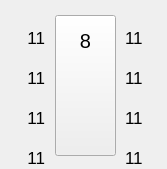
      <widget class="QWidget" name="widget_dispen_8" native="true">
       <property name="geometry">
        <rect>
         <x>171</x>
         <y>180</y>
         <width>167</width>
         <height>169</height>
        </rect>
       </property>
       <property name="minimumSize">
        <size>
         <width>0</width>
         <height>0</height>
        </size>
       </property>
       <property name="font">
        <font>
         <stylestrategy>PreferAntialias</stylestrategy>
        </font>
       </property>
       <widget class="QLabel" name="label_gun_8_4">
        <property name="geometry">
         <rect>
          <x>128</x>
          <y>45</y>
          <width>25</width>
          <height>25</height>
         </rect>
        </property>
        <property name="font">
         <font>
          <stylestrategy>PreferAntialias</stylestrategy>
         </font>
        </property>
        <property name="styleSheet">
         <string notr="true">border-image: url(:/picture/gasgun_green_R.png);</string>
        </property>
        <property name="text">
         <string/>
        </property>
       </widget>
       <widget class="QLabel" name="label_dispen_8">
        <property name="geometry">
         <rect>
          <x>45</x>
          <y>10</y>
          <width>81</width>
          <height>151</height>
         </rect>
        </property>
        <property name="font">
         <font>
          <stylestrategy>PreferAntialias</stylestrategy>
         </font>
        </property>
        <property name="styleSheet">
         <string notr="true">border-image: url(:/picture/jiayouji.png);</string>
        </property>
        <property name="text">
         <string/>
        </property>
       </widget>
       <widget class="QLabel" name="label_gun_8_1">
        <property name="geometry">
         <rect>
          <x>14</x>
          <y>5</y>
          <width>25</width>
          <height>25</height>
         </rect>
        </property>
        <property name="font">
         <font>
          <stylestrategy>PreferAntialias</stylestrategy>
         </font>
        </property>
        <property name="styleSheet">
         <string notr="true">border-image: url(:/picture/gasgun_green_L.png);</string>
        </property>
        <property name="text">
         <string/>
        </property>
       </widget>
       <widget class="QLabel" name="label_gun_8_3">
        <property name="geometry">
         <rect>
          <x>14</x>
          <y>45</y>
          <width>25</width>
          <height>25</height>
         </rect>
        </property>
        <property name="font">
         <font>
          <stylestrategy>PreferAntialias</stylestrategy>
         </font>
        </property>
        <property name="styleSheet">
         <string notr="true">border-image: url(:/picture/gasgun_green_L.png);</string>
        </property>
        <property name="text">
         <string/>
        </property>
       </widget>
       <widget class="QLabel" name="label_gun_8_2">
        <property name="geometry">
         <rect>
          <x>128</x>
          <y>5</y>
          <width>25</width>
          <height>25</height>
         </rect>
        </property>
        <property name="font">
         <font>
          <stylestrategy>PreferAntialias</stylestrategy>
         </font>
        </property>
        <property name="styleSheet">
         <string notr="true">border-image: url(:/picture/gasgun_green_R.png);</string>
        </property>
        <property name="text">
         <string/>
        </property>
       </widget>
       <widget class="QToolButton" name="toolButton_dispen_8">
        <property name="geometry">
         <rect>
          <x>55</x>
          <y>15</y>
          <width>61</width>
          <height>141</height>
         </rect>
        </property>
        <property name="font">
         <font>
          <stylestrategy>PreferAntialias</stylestrategy>
         </font>
        </property>
        <property name="styleSheet">
         <string notr="true">border-image: url(:/picture/touming.png);</string>
        </property>
        <property name="text">
         <string/>
        </property>
       </widget>
       <widget class="QLabel" name="label_gun_8_2u">
        <property name="geometry">
         <rect>
          <x>128</x>
          <y>5</y>
          <width>25</width>
          <height>25</height>
         </rect>
        </property>
        <property name="font">
         <font>
          <stylestrategy>PreferAntialias</stylestrategy>
         </font>
        </property>
        <property name="styleSheet">
         <string notr="true">border-image: url(:/picture/gasgun_blue_R.png);</string>
        </property>
        <property name="text">
         <string/>
        </property>
       </widget>
       <widget class="QLabel" name="label_gun_8_1u">
        <property name="geometry">
         <rect>
          <x>14</x>
          <y>5</y>
          <width>25</width>
          <height>25</height>
         </rect>
        </property>
        <property name="font">
         <font>
          <stylestrategy>PreferAntialias</stylestrategy>
         </font>
        </property>
        <property name="styleSheet">
         <string notr="true">border-image: url(:/picture/gasgun_blue_L.png);</string>
        </property>
        <property name="text">
         <string/>
        </property>
       </widget>
       <widget class="QLabel" name="label_gun_8_4u">
        <property name="geometry">
         <rect>
          <x>128</x>
          <y>45</y>
          <width>25</width>
          <height>25</height>
         </rect>
        </property>
        <property name="font">
         <font>
          <stylestrategy>PreferAntialias</stylestrategy>
         </font>
        </property>
        <property name="styleSheet">
         <string notr="true">border-image: url(:/picture/gasgun_blue_R.png);</string>
        </property>
        <property name="text">
         <string/>
        </property>
       </widget>
       <widget class="QLabel" name="label_gun_8_3u">
        <property name="geometry">
         <rect>
          <x>14</x>
          <y>45</y>
          <width>25</width>
          <height>25</height>
         </rect>
        </property>
        <property name="font">
         <font>
          <stylestrategy>PreferAntialias</stylestrategy>
         </font>
        </property>
        <property name="styleSheet">
         <string notr="true">border-image: url(:/picture/gasgun_blue_L.png);</string>
        </property>
        <property name="text">
         <string/>
        </property>
       </widget>
       <widget class="QLabel" name="label_gun_8_5">
        <property name="geometry">
         <rect>
          <x>14</x>
          <y>85</y>
          <width>25</width>
          <height>25</height>
         </rect>
        </property>
        <property name="font">
         <font>
          <stylestrategy>PreferAntialias</stylestrategy>
         </font>
        </property>
        <property name="styleSheet">
         <string notr="true">border-image: url(:/picture/gasgun_green_L.png);</string>
        </property>
        <property name="text">
         <string/>
        </property>
       </widget>
       <widget class="QLabel" name="label_gun_8_6">
        <property name="geometry">
         <rect>
          <x>128</x>
          <y>85</y>
          <width>25</width>
          <height>25</height>
         </rect>
        </property>
        <property name="font">
         <font>
          <stylestrategy>PreferAntialias</stylestrategy>
         </font>
        </property>
        <property name="styleSheet">
         <string notr="true">border-image: url(:/picture/gasgun_green_R.png);</string>
        </property>
        <property name="text">
         <string/>
        </property>
       </widget>
       <widget class="QLabel" name="label_gun_8_6u">
        <property name="geometry">
         <rect>
          <x>128</x>
          <y>85</y>
          <width>25</width>
          <height>25</height>
         </rect>
        </property>
        <property name="font">
         <font>
          <stylestrategy>PreferAntialias</stylestrategy>
         </font>
        </property>
        <property name="styleSheet">
         <string notr="true">border-image: url(:/picture/gasgun_blue_R.png);</string>
        </property>
        <property name="text">
         <string/>
        </property>
       </widget>
       <widget class="QLabel" name="label_gun_8_5u">
        <property name="geometry">
         <rect>
          <x>14</x>
          <y>85</y>
          <width>25</width>
          <height>25</height>
         </rect>
        </property>
        <property name="font">
         <font>
          <stylestrategy>PreferAntialias</stylestrategy>
         </font>
        </property>
        <property name="styleSheet">
         <string notr="true">border-image: url(:/picture/gasgun_blue_L.png);</string>
        </property>
        <property name="text">
         <string/>
        </property>
       </widget>
       <widget class="QLabel" name="label_gun_8_7u">
        <property name="geometry">
         <rect>
          <x>14</x>
          <y>125</y>
          <width>25</width>
          <height>25</height>
         </rect>
        </property>
        <property name="font">
         <font>
          <stylestrategy>PreferAntialias</stylestrategy>
         </font>
        </property>
        <property name="styleSheet">
         <string notr="true">border-image: url(:/picture/gasgun_blue_L.png);</string>
        </property>
        <property name="text">
         <string/>
        </property>
       </widget>
       <widget class="QLabel" name="label_gun_8_8u">
        <property name="geometry">
         <rect>
          <x>128</x>
          <y>125</y>
          <width>25</width>
          <height>25</height>
         </rect>
        </property>
        <property name="font">
         <font>
          <stylestrategy>PreferAntialias</stylestrategy>
         </font>
        </property>
        <property name="styleSheet">
         <string notr="true">border-image: url(:/picture/gasgun_blue_R.png);</string>
        </property>
        <property name="text">
         <string/>
        </property>
       </widget>
       <widget class="QLabel" name="label_gun_8_7">
        <property name="geometry">
         <rect>
          <x>14</x>
          <y>125</y>
          <width>25</width>
          <height>25</height>
         </rect>
        </property>
        <property name="font">
         <font>
          <stylestrategy>PreferAntialias</stylestrategy>
         </font>
        </property>
        <property name="styleSheet">
         <string notr="true">border-image: url(:/picture/gasgun_green_L.png);</string>
        </property>
        <property name="text">
         <string/>
        </property>
       </widget>
       <widget class="QLabel" name="label_gun_8_8">
        <property name="geometry">
         <rect>
          <x>128</x>
          <y>125</y>
          <width>25</width>
          <height>25</height>
         </rect>
        </property>
        <property name="font">
         <font>
          <stylestrategy>PreferAntialias</stylestrategy>
         </font>
        </property>
        <property name="styleSheet">
         <string notr="true">border-image: url(:/picture/gasgun_green_R.png);</string>
        </property>
        <property name="text">
         <string/>
        </property>
       </widget>
       <widget class="QLabel" name="label_map_58">
        <property name="geometry">
         <rect>
          <x>10</x>
          <y>68</y>
          <width>35</width>
          <height>19</height>
         </rect>
        </property>
        <property name="font">
         <font>
          <pointsize>13</pointsize>
          <stylestrategy>PreferAntialias</stylestrategy>
         </font>
        </property>
        <property name="text">
         <string>11</string>
        </property>
        <property name="alignment">
         <set>Qt::AlignRight|Qt::AlignTrailing|Qt::AlignVCenter</set>
        </property>
       </widget>
       <widget class="QLabel" name="label_map_59">
        <property name="geometry">
         <rect>
          <x>125</x>
          <y>68</y>
          <width>35</width>
          <height>19</height>
         </rect>
        </property>
        <property name="font">
         <font>
          <pointsize>13</pointsize>
          <stylestrategy>PreferAntialias</stylestrategy>
         </font>
        </property>
        <property name="text">
         <string>11</string>
        </property>
       </widget>
       <widget class="QLabel" name="label_map_57">
        <property name="geometry">
         <rect>
          <x>125</x>
          <y>28</y>
          <width>35</width>
          <height>19</height>
         </rect>
        </property>
        <property name="font">
         <font>
          <pointsize>13</pointsize>
          <stylestrategy>PreferAntialias</stylestrategy>
         </font>
        </property>
        <property name="text">
         <string>11</string>
        </property>
       </widget>
       <widget class="QLabel" name="label_map_56">
        <property name="geometry">
         <rect>
          <x>10</x>
          <y>28</y>
          <width>35</width>
          <height>19</height>
         </rect>
        </property>
        <property name="font">
         <font>
          <pointsize>13</pointsize>
          <stylestrategy>PreferAntialias</stylestrategy>
         </font>
        </property>
        <property name="text">
         <string>11</string>
        </property>
        <property name="alignment">
         <set>Qt::AlignRight|Qt::AlignTrailing|Qt::AlignVCenter</set>
        </property>
       </widget>
       <widget class="QLabel" name="label_map_62">
        <property name="geometry">
         <rect>
          <x>10</x>
          <y>148</y>
          <width>35</width>
          <height>19</height>
         </rect>
        </property>
        <property name="font">
         <font>
          <pointsize>13</pointsize>
          <stylestrategy>PreferAntialias</stylestrategy>
         </font>
        </property>
        <property name="text">
         <string>11</string>
        </property>
        <property name="alignment">
         <set>Qt::AlignRight|Qt::AlignTrailing|Qt::AlignVCenter</set>
        </property>
       </widget>
       <widget class="QLabel" name="label_map_61">
        <property name="geometry">
         <rect>
          <x>125</x>
          <y>108</y>
          <width>35</width>
          <height>19</height>
         </rect>
        </property>
        <property name="font">
         <font>
          <pointsize>13</pointsize>
          <stylestrategy>PreferAntialias</stylestrategy>
         </font>
        </property>
        <property name="text">
         <string>11</string>
        </property>
       </widget>
       <widget class="QLabel" name="label_map_60">
        <property name="geometry">
         <rect>
          <x>10</x>
          <y>108</y>
          <width>35</width>
          <height>19</height>
         </rect>
        </property>
        <property name="font">
         <font>
          <pointsize>13</pointsize>
          <stylestrategy>PreferAntialias</stylestrategy>
         </font>
        </property>
        <property name="text">
         <string>11</string>
        </property>
        <property name="alignment">
         <set>Qt::AlignRight|Qt::AlignTrailing|Qt::AlignVCenter</set>
        </property>
       </widget>
       <widget class="QLabel" name="label_map_63">
        <property name="geometry">
         <rect>
          <x>125</x>
          <y>148</y>
          <width>35</width>
          <height>19</height>
         </rect>
        </property>
        <property name="font">
         <font>
          <pointsize>13</pointsize>
          <stylestrategy>PreferAntialias</stylestrategy>
         </font>
        </property>
        <property name="text">
         <string>11</string>
        </property>
       </widget>
       <widget class="QLabel" name="label_181">
        <property name="geometry">
         <rect>
          <x>75</x>
          <y>30</y>
          <width>21</width>
          <height>21</height>
         </rect>
        </property>
        <property name="font">
         <font>
          <pointsize>15</pointsize>
          <weight>50</weight>
          <bold>false</bold>
          <stylestrategy>PreferAntialias</stylestrategy>
         </font>
        </property>
        <property name="text">
         <string>8</string>
        </property>
        <property name="alignment">
         <set>Qt::AlignCenter</set>
        </property>
       </widget>
       <zorder>label_gun_8_4</zorder>
       <zorder>label_dispen_8</zorder>
       <zorder>label_gun_8_1</zorder>
       <zorder>label_gun_8_3</zorder>
       <zorder>label_gun_8_2</zorder>
       <zorder>toolButton_dispen_8</zorder>
       <zorder>label_gun_8_2u</zorder>
       <zorder>label_gun_8_1u</zorder>
       <zorder>label_gun_8_4u</zorder>
       <zorder>label_gun_8_3u</zorder>
       <zorder>label_gun_8_5</zorder>
       <zorder>label_gun_8_6</zorder>
       <zorder>label_gun_8_6u</zorder>
       <zorder>label_gun_8_5u</zorder>
       <zorder>label_gun_8_7</zorder>
       <zorder>label_gun_8_8</zorder>
       <zorder>label_gun_8_8u</zorder>
       <zorder>label_gun_8_7u</zorder>
       <zorder>label_map_58</zorder>
       <zorder>label_map_59</zorder>
       <zorder>label_map_57</zorder>
       <zorder>label_map_56</zorder>
       <zorder>label_map_62</zorder>
       <zorder>label_map_61</zorder>
       <zorder>label_map_60</zorder>
       <zorder>label_map_63</zorder>
       <zorder>label_181</zorder>
      </widget>
